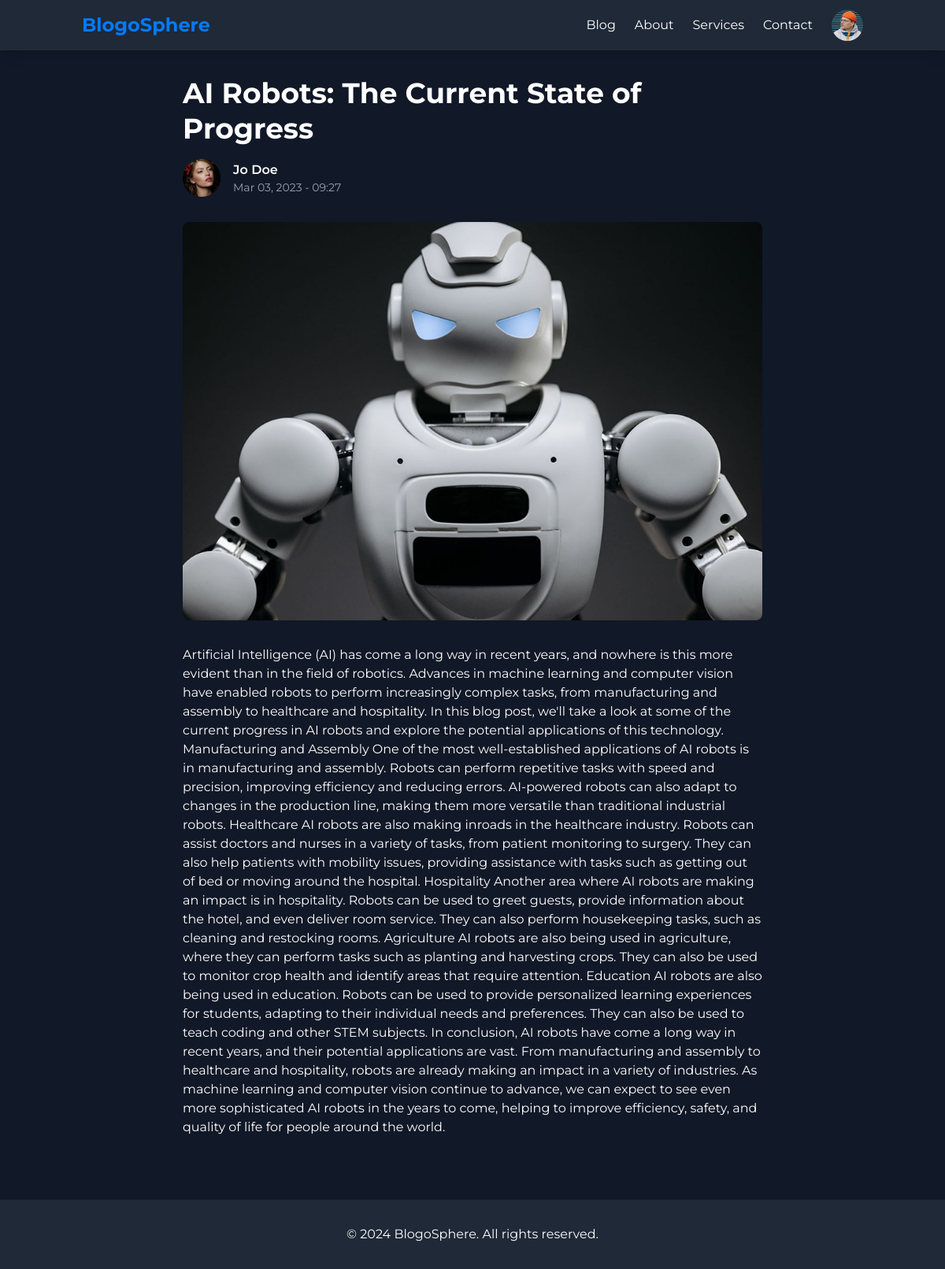
/post.php?id=22 (signed in), run on the app's committed database.
### tables this page shows
CREATE TABLE `users` (
  `id` int(11) UNSIGNED NOT NULL,
  `firstname` varchar(50) NOT NULL,
  `lastname` varchar(50) NOT NULL,
  `username` varchar(50) NOT NULL,
  `email` varchar(100) NOT NULL,
  `password` varchar(255) NOT NULL,
  `avatar` varchar(255) NOT NULL,
  `is_admin` tinyint(1) NOT NULL
);

CREATE TABLE `posts` (
  `id` int(11) UNSIGNED NOT NULL,
  `title` varchar(255) NOT NULL,
  `body` text NOT NULL,
  `thumbnail` varchar(255) NOT NULL,
  `date_time` timestamp NOT NULL DEFAULT current_timestamp(),
  `category_id` int(11) UNSIGNED DEFAULT NULL,
  `author_id` int(11) UNSIGNED NOT NULL,
  `is_featured` tinyint(1) NOT NULL
);

### post.php (the view, shortened to what this page needs)
<?php
include 'partials/header.php';
if(isset($_GET['id'])){
    $id = filter_var($_GET['id'], FILTER_SANITIZE_NUMBER_INT);
    $query = "SELECT * FROM posts WHERE id=$id";
    $result = mysqli_query($connection, $query);
    $post = mysqli_fetch_assoc($result);
    $author_id = $post['author_id'];
    $author_query = "SELECT * FROM users WHERE id=$author_id";
    $author_result = mysqli_query($connection, $author_query);
    $author = mysqli_fetch_assoc($author_result);
} else {
    header('location: ' . ROOT_URL . 'blog.php');
    die();
}
?>
<!DOCTYPE html>
<html lang="en">
<head>
    <script src="https://cdn.tailwindcss.com"></script>
</head>
<body class="bg-v0-dark text-v0-light font-inter">
    <main class="container mx-auto px-4 py-8 max-w-3xl">
        <article class="space-y-8">
            <header class="space-y-4">
                <h1 class="text-4xl font-bold leading-tight">
                    <?= $post['title'] ?>
                </h1>
                <div class="flex items-center space-x-4">
                    <div class="w-12 h-12 rounded-full overflow-hidden">
                        <img src="./images/<?= $author['avatar'] ?>" alt="<?= $author['firstname'] ?> <?= $author['lastname'] ?>" class="w-full h-full object-cover">
                    </div>
                    <div>
                        <p class="font-semibold"><?= "{$author['firstname']} {$author['lastname']}" ?></p>
                        <p class="text-sm text-gray-400">
                            <?= date("M d, Y - H:i", strtotime($post['date_time'])) ?>
                        </p>
                    </div>
                </div>
            </header>
            <div class="aspect-w-16 aspect-h-9 rounded-lg overflow-hidden">
                <img src="./images/<?= $post['thumbnail'] ?>" alt="<?= $post['title'] ?>" class="w-full h-full object-cover">
            </div>
            <div class="prose prose-invert max-w-none">
                <?= $post['body'] ?>
            </div>
        </article>
    </main>
</body>
</html>
<?php
include './partials/footer.php';
?>

### partials/header.php (shortened to what this page needs)
<?php
require 'config/database.php';
if(isset($_SESSION['user-id'])) {
    $id = filter_var($_SESSION['user-id'], FILTER_SANITIZE_NUMBER_INT);
    $query = "SELECT avatar FROM users WHERE id='$id'";
    $result = mysqli_query($connection, $query);
    $avatar =  mysqli_fetch_assoc($result);
}
?>
<!DOCTYPE HTML>
<html lang="en">
<head>
    <script src="https://cdn.tailwindcss.com"></script>
    <link rel="stylesheet" href="https://unicons.iconscout.com/release/v4.0.8/css/line.css">
</head>
<body class="bg-gray-900 text-white font-montserrat">
    <nav class="bg-gray-800 shadow-lg">
        <div class="container mx-auto px-4 py-3 flex items-center justify-between">
            <a href="<?= ROOT_URL ?>index.php" class="text-2xl font-bold text-primary">BlogoSphere</a>
            <ul class="hidden md:flex items-center space-x-6">
                <li><a href="<?= ROOT_URL ?>blog.php" class="hover:text-primary transition duration-300">Blog</a></li>
                <li><a href="<?= ROOT_URL ?>about.php" class="hover:text-primary transition duration-300">About</a></li>
                <li><a href="<?= ROOT_URL ?>services.php" class="hover:text-primary transition duration-300">Services</a></li>
                <li><a href="<?= ROOT_URL ?>contact.php" class="hover:text-primary transition duration-300">Contact</a></li>
                <?php if(isset($_SESSION['user-id'])) : ?>
                <li class="relative group">
                    <div class="w-10 h-10 rounded-full overflow-hidden cursor-pointer">
                        <img src="<?= ROOT_URL . 'images/' . $avatar['avatar'] ?>" alt="User Avatar" class="w-full h-full object-cover">
                    </div>
                </li>
                <?php else : ?>
                    <li><a href="<?= ROOT_URL ?>signin.php" class="hover:text-primary transition duration-300">SignIn</a></li>
                <?php endif ?>
            </ul>
        </div>
    </nav>

### data on the page
users: avatar (picture)
posts: title "AI Robots: The Current State of Progress", date_time "Mar 03, 2023 - 09:27", thumbnail (picture), body "Artificial Intelligence (AI) has come a long way in recent years, and nowhere is this more evident than in the field of robotics. Advances in machine learning and computer vision have enabled robots to perform increasingly complex tasks, from manufacturing and assembly to healthcare and hospitality. In this blog post, we'll take a look at some of the current progress in AI robots and explore the potential applications of this technology. Manufacturing and Assembly One of the most well-established applications of AI robots is in manufacturing and assembly. Robots can perform repetitive tasks with speed and precision, improving efficiency and reducing errors. AI-powered robots can also adapt…"
users: avatar (picture), firstname "Jo", lastname "Doe"
